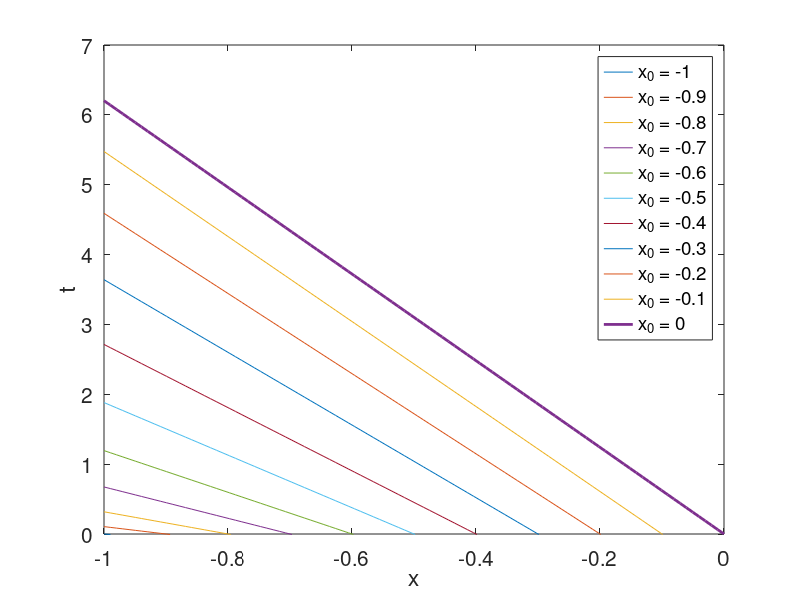
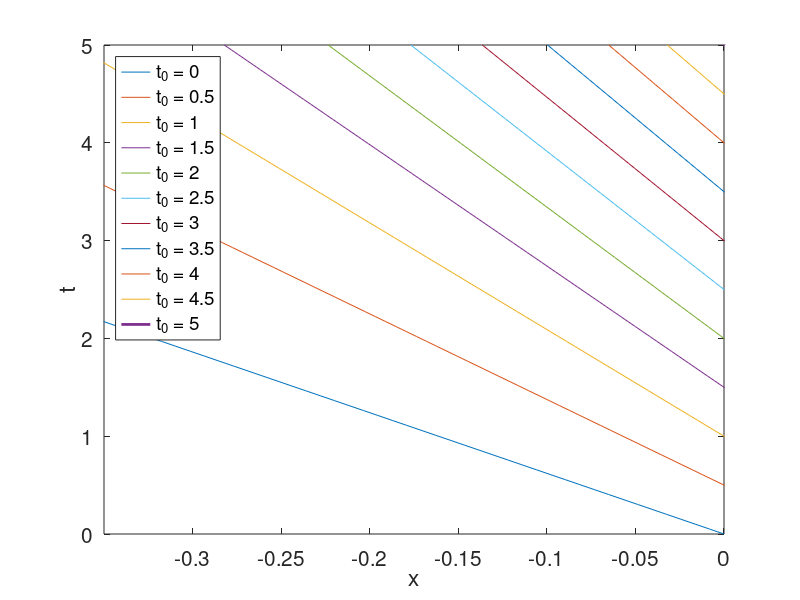

MATLAB code to generate these figures, in order:
%% t0 = 0
x0 = -1:0.1:0;
N = 100;
x = linspace(-1, 0, N);

t = zeros(N, max(size(x0)));
for k=1:max(size(x0))
    u0(k) = cos(pi*x0(k)/2);
    t(:, k) = -( 1 + (2*u0(k) + 1 + sin(u0(k)))^2 )*(x - x0(k))./(2 + cos(u0(k)));
end

figure(1)
    plot(x, t(:, 1), x, t(:, 2), x, t(:, 3), x, t(:, 4), x, t(:, 5), x, t(:, 6), x, t(:, 7), x, t(:, 8), x, t(:, 9), x, t(:, 10), x, t(:, 11), 'LineWidth',2)
    legend('x_{0} = -1', 'x_{0} = -0.9', 'x_{0} = -0.8', 'x_{0} = -0.7', 'x_{0} = -0.6', 'x_{0} = -0.5', 'x_{0} = -0.4', 'x_{0} = -0.3', 'x_{0} = -0.2', 'x_{0} = -0.1', 'x_{0} = 0', 'FontSize', 16)
    ylim([0 7])
    %title('Проекции характеристик при t_{0} = 0', 'FontSize',16)
    ylabel('t', 'FontSize',16)
    xlabel('x', 'FontSize',16)
    set(findall(figure(1),'type','axes'),'fontsize',15)
    
%% x0 = 0
t0 = 0:0.5:5;
N = 100;
t = linspace(0, 5, N);

x = zeros(N, max(size(t0)));
for k=1:max(size(t0))
    u0(k) = 1 + 0.5*atan(t0(k));
    x(:, k) = -(2 + cos(u0(k)))*(t - t0(k))./( 1 + (2*u0(k) + 1 + sin(u0(k)))^2 );
end

figure(2)
    plot(x(:, 1), t, x(:, 2), t, x(:, 3), t, x(:, 4), t, x(:, 5), t, x(:, 6), t, x(:, 7), t, x(:, 8), t, x(:, 9), t, x(:, 10), t, x(:, 11), t, 'LineWidth',2)
    legend('t_{0} = 0', 't_{0} = 0.5', 't_{0} = 1', 't_{0} = 1.5', 't_{0} = 2', 't_{0} = 2.5', 't_{0} = 3', 't_{0} = 3.5', 't_{0} = 4', 't_{0} = 4.5', 't_{0} = 5', 'Location','northwest', 'FontSize', 16)
    ylim([0 5])
    xlim([-0.35 0])
    %title('Проекции характеристик при x_{0} = 0', 'FontSize',16)
    ylabel('t', 'FontSize',16)
    xlabel('x', 'FontSize',16)
    set(findall(figure(2),'type','axes'),'fontsize',15)



